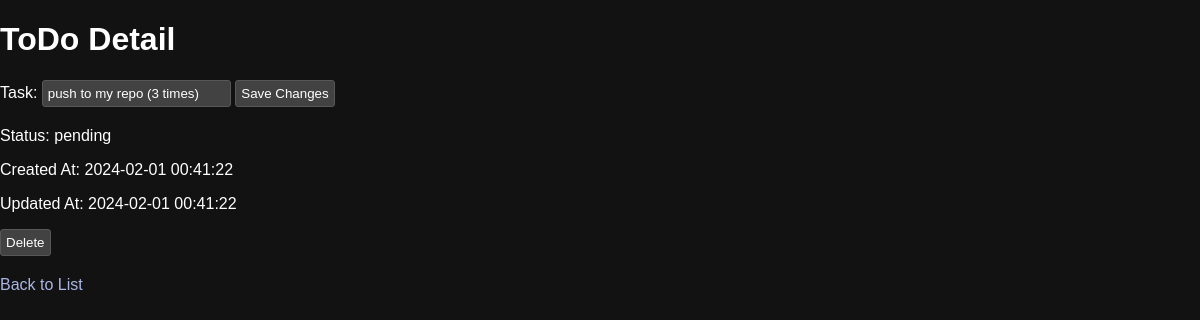
Before: /todo/8 with the older database file.
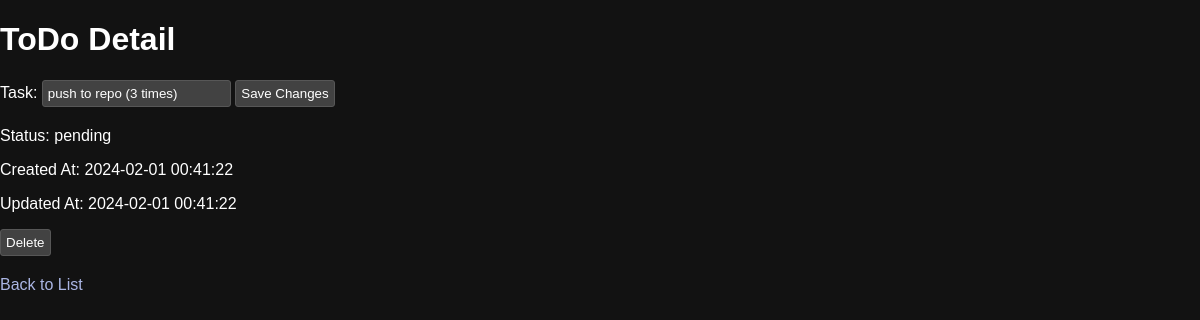
After: the same page with the newer database file.
### tables this page shows
CREATE TABLE TODOS
                        (ID INTEGER PRIMARY KEY AUTOINCREMENT,
                        TASK TEXT NOT NULL,
                        STATUS TEXT NOT NULL,
                        CREATED_AT TIMESTAMP DEFAULT CURRENT_TIMESTAMP,
                        UPDATED_AT TIMESTAMP DEFAULT CURRENT_TIMESTAMP,
                        ITEM_ORDER INTEGER);

### app.py (the view)
@app.route('/todo/<int:id>')
def todo_detail(id):
    conn = get_db_connection()
    cursor = conn.cursor()
    cursor.execute("SELECT * FROM TODOS WHERE ID = ?", (id,))
    todo = cursor.fetchone()
    conn.close()
    return render_template('todo_detail.html', todo=todo)

### app.py (called while the page is built)
def get_db_connection():
    db_path = os.path.join(app.root_path, 'todo.db')
    conn = sqlite3.connect(db_path)
    conn.row_factory = sqlite3.Row
    return conn

### templates/todo_detail.html (shortened to what this page needs)
<!DOCTYPE html>
<html>
<head>
    <link rel="stylesheet" type="text/css" href="{{ url_for('static', filename='css/style.css') }}">
</head>
<body>
    <h1>ToDo Detail</h1>
    <form method="post" action="/edit/{{ todo['ID'] }}">
        <label for="task">Task:</label>
        <input type="text" id="task" name="task" value="{{ todo['TASK'] }}">
        <input type="submit" value="Save Changes">
    </form>
    <p>Status: {{ todo['STATUS'] }}</p>
    <p>Created At: {{ todo['CREATED_AT'] }}</p>
    <p>Updated At: {{ todo['UPDATED_AT'] }}</p>
    <form method="post" action="/delete/{{ todo['ID'] }}">
        <input type="submit" value="Delete" onclick="return confirm('Are you sure you want to delete this item?');">
    </form>
    <a href="/">Back to List</a>
</body>
</html>

### static/css/style.css (style rules this page uses)
body { font-family: Arial, sans-serif; margin: 0; padding: 0; background-color: #121212; color: #fff; }
h1 { color: #fff; }
form { margin-bottom: 20px; }
a { color: rgb(171, 182, 228); text-decoration: none; transition: color 0.3s ease-in-out, text-decoration 0.3s ease-in-out; }
input[type="text"], input[type="submit"] { background-color: #424242; color: white; border: 1px solid #575757; padding: 5px; border-radius: 3px; transition: background-color 0.3s, border-color 0.3s; }

Changed rows visible on the page:
changed TODOS "pending": task "push to my repo (3 times)" → "push to repo (3 times)"
